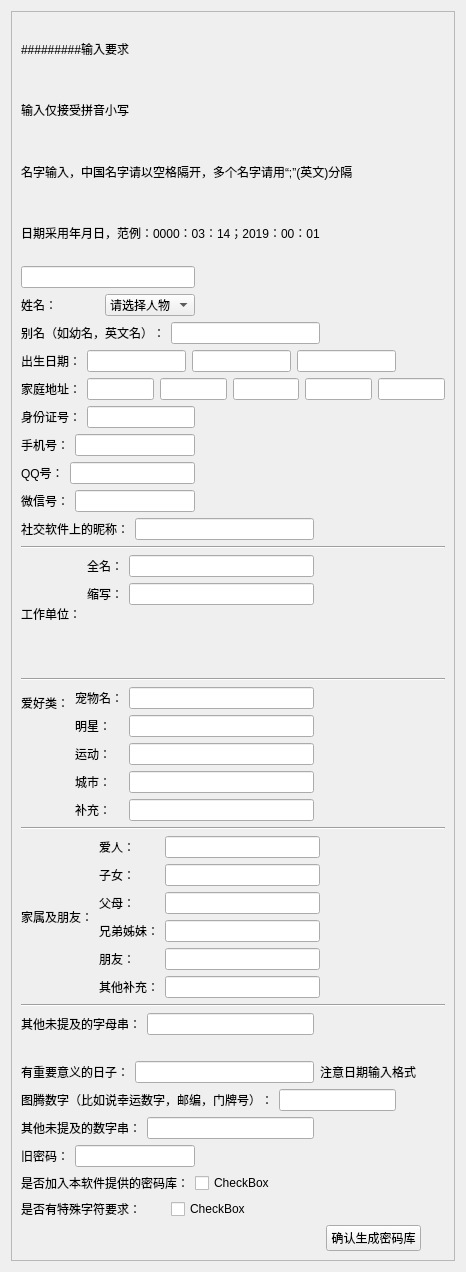
<?xml version="1.0" encoding="UTF-8"?>
<ui version="4.0">
 <class>w1</class>
 <widget class="QWidget" name="w1">
  <property name="geometry">
   <rect>
    <x>0</x>
    <y>0</y>
    <width>466</width>
    <height>1272</height>
   </rect>
  </property>
  <property name="windowTitle">
   <string>Form</string>
  </property>
  <layout class="QGridLayout" name="gridLayout_5">
   <item row="0" column="0">
    <widget class="QScrollArea" name="scrollArea">
     <property name="minimumSize">
      <size>
       <width>1</width>
       <height>0</height>
      </size>
     </property>
     <property name="widgetResizable">
      <bool>true</bool>
     </property>
     <widget class="QWidget" name="scrollAreaWidgetContents">
      <property name="geometry">
       <rect>
        <x>0</x>
        <y>0</y>
        <width>452</width>
        <height>1258</height>
       </rect>
      </property>
      <layout class="QGridLayout" name="gridLayout">
       <item row="0" column="0">
        <widget class="QLabel" name="label_15">
         <property name="text">
          <string>#########输入要求</string>
         </property>
        </widget>
       </item>
       <item row="1" column="0">
        <widget class="QLabel" name="label_36">
         <property name="text">
          <string>输入仅接受拼音小写</string>
         </property>
        </widget>
       </item>
       <item row="2" column="0" colspan="4">
        <widget class="QLabel" name="label_34">
         <property name="text">
          <string>名字输入，中国名字请以空格隔开，多个名字请用“;”(英文)分隔</string>
         </property>
        </widget>
       </item>
       <item row="3" column="0" colspan="3">
        <widget class="QLabel" name="label_35">
         <property name="text">
          <string>日期采用年月日，范例：0000：03：14；2019：00：01</string>
         </property>
        </widget>
       </item>
       <item row="4" column="0">
        <widget class="QLineEdit" name="lineEdit_26"/>
       </item>
       <item row="4" column="3">
        <spacer name="horizontalSpacer_2">
         <property name="orientation">
          <enum>Qt::Horizontal</enum>
         </property>
         <property name="sizeHint" stdset="0">
          <size>
           <width>39</width>
           <height>20</height>
          </size>
         </property>
        </spacer>
       </item>
       <item row="5" column="0">
        <layout class="QHBoxLayout" name="horizontalLayout">
         <item>
          <widget class="QLabel" name="label">
           <property name="text">
            <string>姓名：</string>
           </property>
          </widget>
         </item>
         <item>
          <widget class="QComboBox" name="thename">
           <item>
            <property name="text">
             <string>请选择人物</string>
            </property>
           </item>
          </widget>
         </item>
        </layout>
       </item>
       <item row="5" column="1">
        <spacer name="horizontalSpacer_4">
         <property name="orientation">
          <enum>Qt::Horizontal</enum>
         </property>
         <property name="sizeHint" stdset="0">
          <size>
           <width>39</width>
           <height>20</height>
          </size>
         </property>
        </spacer>
       </item>
       <item row="6" column="0" colspan="3">
        <layout class="QHBoxLayout" name="horizontalLayout_2">
         <item>
          <widget class="QLabel" name="label_12">
           <property name="text">
            <string>别名（如幼名，英文名）：</string>
           </property>
          </widget>
         </item>
         <item>
          <widget class="QLineEdit" name="short_name"/>
         </item>
        </layout>
       </item>
       <item row="6" column="5">
        <spacer name="horizontalSpacer">
         <property name="orientation">
          <enum>Qt::Horizontal</enum>
         </property>
         <property name="sizeHint" stdset="0">
          <size>
           <width>39</width>
           <height>20</height>
          </size>
         </property>
        </spacer>
       </item>
       <item row="7" column="0" colspan="4">
        <layout class="QHBoxLayout" name="horizontalLayout_3">
         <item>
          <widget class="QLabel" name="label_2">
           <property name="text">
            <string>出生日期：</string>
           </property>
          </widget>
         </item>
         <item>
          <widget class="QLineEdit" name="year"/>
         </item>
         <item>
          <widget class="QLineEdit" name="month"/>
         </item>
         <item>
          <widget class="QLineEdit" name="day"/>
         </item>
        </layout>
       </item>
       <item row="7" column="4">
        <spacer name="horizontalSpacer_3">
         <property name="orientation">
          <enum>Qt::Horizontal</enum>
         </property>
         <property name="sizeHint" stdset="0">
          <size>
           <width>32</width>
           <height>20</height>
          </size>
         </property>
        </spacer>
       </item>
       <item row="8" column="0" colspan="6">
        <layout class="QHBoxLayout" name="horizontalLayout_4">
         <item>
          <widget class="QLabel" name="label_3">
           <property name="text">
            <string>家庭地址：</string>
           </property>
          </widget>
         </item>
         <item>
          <widget class="QLineEdit" name="shen"/>
         </item>
         <item>
          <widget class="QLineEdit" name="shi"/>
         </item>
         <item>
          <widget class="QLineEdit" name="xian"/>
         </item>
         <item>
          <widget class="QLineEdit" name="zhen"/>
         </item>
         <item>
          <widget class="QLineEdit" name="cun"/>
         </item>
        </layout>
       </item>
       <item row="8" column="6">
        <spacer name="horizontalSpacer_22">
         <property name="orientation">
          <enum>Qt::Horizontal</enum>
         </property>
         <property name="sizeHint" stdset="0">
          <size>
           <width>53</width>
           <height>20</height>
          </size>
         </property>
        </spacer>
       </item>
       <item row="9" column="0">
        <layout class="QGridLayout" name="gridLayout_4">
         <item row="0" column="0">
          <widget class="QLabel" name="label_4">
           <property name="text">
            <string>身份证号：</string>
           </property>
          </widget>
         </item>
         <item row="0" column="1">
          <widget class="QLineEdit" name="ID"/>
         </item>
        </layout>
       </item>
       <item row="9" column="3" colspan="2">
        <spacer name="horizontalSpacer_5">
         <property name="orientation">
          <enum>Qt::Horizontal</enum>
         </property>
         <property name="sizeHint" stdset="0">
          <size>
           <width>49</width>
           <height>20</height>
          </size>
         </property>
        </spacer>
       </item>
       <item row="10" column="0">
        <layout class="QHBoxLayout" name="horizontalLayout_6">
         <item>
          <widget class="QLabel" name="label_5">
           <property name="text">
            <string>手机号：</string>
           </property>
          </widget>
         </item>
         <item>
          <widget class="QLineEdit" name="phone"/>
         </item>
        </layout>
       </item>
       <item row="10" column="3">
        <spacer name="horizontalSpacer_6">
         <property name="orientation">
          <enum>Qt::Horizontal</enum>
         </property>
         <property name="sizeHint" stdset="0">
          <size>
           <width>36</width>
           <height>20</height>
          </size>
         </property>
        </spacer>
       </item>
       <item row="11" column="0">
        <layout class="QHBoxLayout" name="horizontalLayout_8">
         <item>
          <widget class="QLabel" name="label_7">
           <property name="text">
            <string>QQ号：</string>
           </property>
          </widget>
         </item>
         <item>
          <widget class="QLineEdit" name="qq"/>
         </item>
        </layout>
       </item>
       <item row="11" column="3" colspan="2">
        <spacer name="horizontalSpacer_7">
         <property name="orientation">
          <enum>Qt::Horizontal</enum>
         </property>
         <property name="sizeHint" stdset="0">
          <size>
           <width>51</width>
           <height>20</height>
          </size>
         </property>
        </spacer>
       </item>
       <item row="12" column="0">
        <layout class="QHBoxLayout" name="horizontalLayout_7">
         <item>
          <widget class="QLabel" name="label_6">
           <property name="text">
            <string>微信号：</string>
           </property>
          </widget>
         </item>
         <item>
          <widget class="QLineEdit" name="wechat_num"/>
         </item>
        </layout>
       </item>
       <item row="12" column="3">
        <spacer name="horizontalSpacer_13">
         <property name="orientation">
          <enum>Qt::Horizontal</enum>
         </property>
         <property name="sizeHint" stdset="0">
          <size>
           <width>29</width>
           <height>20</height>
          </size>
         </property>
        </spacer>
       </item>
       <item row="13" column="0" colspan="2">
        <layout class="QHBoxLayout" name="horizontalLayout_9">
         <item>
          <widget class="QLabel" name="label_8">
           <property name="text">
            <string>社交软件上的昵称：</string>
           </property>
          </widget>
         </item>
         <item>
          <widget class="QLineEdit" name="socialname"/>
         </item>
        </layout>
       </item>
       <item row="13" column="5">
        <spacer name="horizontalSpacer_16">
         <property name="orientation">
          <enum>Qt::Horizontal</enum>
         </property>
         <property name="sizeHint" stdset="0">
          <size>
           <width>35</width>
           <height>20</height>
          </size>
         </property>
        </spacer>
       </item>
       <item row="14" column="0" colspan="6">
        <widget class="Line" name="line_3">
         <property name="orientation">
          <enum>Qt::Horizontal</enum>
         </property>
        </widget>
       </item>
       <item row="15" column="0" rowspan="2" colspan="2">
        <layout class="QGridLayout" name="gridLayout_2">
         <item row="0" column="0">
          <widget class="QLabel" name="label_9">
           <property name="text">
            <string>工作单位：</string>
           </property>
          </widget>
         </item>
         <item row="0" column="1">
          <layout class="QFormLayout" name="formLayout_3">
           <item row="0" column="0">
            <widget class="QLabel" name="label_13">
             <property name="text">
              <string>全名：</string>
             </property>
            </widget>
           </item>
           <item row="0" column="1">
            <widget class="QLineEdit" name="company_name"/>
           </item>
           <item row="1" column="0">
            <widget class="QLabel" name="label_14">
             <property name="text">
              <string>缩写：</string>
             </property>
            </widget>
           </item>
           <item row="1" column="1">
            <widget class="QLineEdit" name="company_stname"/>
           </item>
          </layout>
         </item>
        </layout>
       </item>
       <item row="16" column="5">
        <spacer name="horizontalSpacer_18">
         <property name="orientation">
          <enum>Qt::Horizontal</enum>
         </property>
         <property name="sizeHint" stdset="0">
          <size>
           <width>28</width>
           <height>20</height>
          </size>
         </property>
        </spacer>
       </item>
       <item row="17" column="0" colspan="6">
        <widget class="Line" name="line_2">
         <property name="orientation">
          <enum>Qt::Horizontal</enum>
         </property>
        </widget>
       </item>
       <item row="18" column="0" rowspan="2" colspan="2">
        <layout class="QFormLayout" name="formLayout_2">
         <item row="0" column="0">
          <widget class="QLabel" name="label_10">
           <property name="text">
            <string>爱好类：</string>
           </property>
          </widget>
         </item>
         <item row="0" column="1">
          <layout class="QFormLayout" name="formLayout">
           <item row="0" column="0">
            <widget class="QLabel" name="label_11">
             <property name="text">
              <string>宠物名：</string>
             </property>
            </widget>
           </item>
           <item row="0" column="1">
            <widget class="QLineEdit" name="like_pet"/>
           </item>
           <item row="1" column="0">
            <widget class="QLabel" name="label_16">
             <property name="text">
              <string>明星：</string>
             </property>
            </widget>
           </item>
           <item row="1" column="1">
            <widget class="QLineEdit" name="like_star"/>
           </item>
           <item row="2" column="0">
            <widget class="QLabel" name="label_17">
             <property name="text">
              <string>运动：</string>
             </property>
            </widget>
           </item>
           <item row="2" column="1">
            <widget class="QLineEdit" name="like_sport"/>
           </item>
           <item row="3" column="0">
            <widget class="QLabel" name="label_18">
             <property name="text">
              <string>城市：</string>
             </property>
            </widget>
           </item>
           <item row="3" column="1">
            <widget class="QLineEdit" name="like_city"/>
           </item>
           <item row="4" column="0">
            <widget class="QLabel" name="label_19">
             <property name="text">
              <string>补充：</string>
             </property>
            </widget>
           </item>
           <item row="4" column="1">
            <widget class="QLineEdit" name="like_s"/>
           </item>
          </layout>
         </item>
        </layout>
       </item>
       <item row="19" column="5">
        <spacer name="horizontalSpacer_17">
         <property name="orientation">
          <enum>Qt::Horizontal</enum>
         </property>
         <property name="sizeHint" stdset="0">
          <size>
           <width>28</width>
           <height>20</height>
          </size>
         </property>
        </spacer>
       </item>
       <item row="20" column="0" colspan="6">
        <widget class="Line" name="line">
         <property name="orientation">
          <enum>Qt::Horizontal</enum>
         </property>
        </widget>
       </item>
       <item row="21" column="0" rowspan="2" colspan="3">
        <layout class="QGridLayout" name="gridLayout_3">
         <item row="0" column="0">
          <widget class="QLabel" name="label_20">
           <property name="text">
            <string>家属及朋友：</string>
           </property>
          </widget>
         </item>
         <item row="0" column="1">
          <layout class="QFormLayout" name="formLayout_4">
           <item row="0" column="0">
            <widget class="QLabel" name="label_21">
             <property name="text">
              <string>爱人：</string>
             </property>
            </widget>
           </item>
           <item row="0" column="1">
            <widget class="QLineEdit" name="fam_lover"/>
           </item>
           <item row="1" column="0">
            <widget class="QLabel" name="label_22">
             <property name="text">
              <string>子女：</string>
             </property>
            </widget>
           </item>
           <item row="1" column="1">
            <widget class="QLineEdit" name="fam_children"/>
           </item>
           <item row="2" column="0">
            <widget class="QLabel" name="label_23">
             <property name="text">
              <string>父母：</string>
             </property>
            </widget>
           </item>
           <item row="2" column="1">
            <widget class="QLineEdit" name="fam_parents"/>
           </item>
           <item row="3" column="0">
            <widget class="QLabel" name="label_24">
             <property name="text">
              <string>兄弟姊妹：</string>
             </property>
            </widget>
           </item>
           <item row="3" column="1">
            <widget class="QLineEdit" name="fam_bro_sis"/>
           </item>
           <item row="4" column="0">
            <widget class="QLabel" name="label_25">
             <property name="text">
              <string>朋友：</string>
             </property>
            </widget>
           </item>
           <item row="4" column="1">
            <widget class="QLineEdit" name="fam_frients"/>
           </item>
           <item row="5" column="0">
            <widget class="QLabel" name="label_26">
             <property name="text">
              <string>其他补充：</string>
             </property>
            </widget>
           </item>
           <item row="5" column="1">
            <widget class="QLineEdit" name="fam_s"/>
           </item>
          </layout>
         </item>
        </layout>
       </item>
       <item row="22" column="5">
        <spacer name="horizontalSpacer_19">
         <property name="orientation">
          <enum>Qt::Horizontal</enum>
         </property>
         <property name="sizeHint" stdset="0">
          <size>
           <width>43</width>
           <height>20</height>
          </size>
         </property>
        </spacer>
       </item>
       <item row="23" column="0" colspan="6">
        <widget class="Line" name="line_4">
         <property name="orientation">
          <enum>Qt::Horizontal</enum>
         </property>
        </widget>
       </item>
       <item row="24" column="0" colspan="2">
        <layout class="QHBoxLayout" name="horizontalLayout_14">
         <item>
          <widget class="QLabel" name="label_29">
           <property name="text">
            <string>其他未提及的字母串：</string>
           </property>
          </widget>
         </item>
         <item>
          <widget class="QLineEdit" name="other_strings"/>
         </item>
        </layout>
       </item>
       <item row="25" column="5">
        <spacer name="horizontalSpacer_8">
         <property name="orientation">
          <enum>Qt::Horizontal</enum>
         </property>
         <property name="sizeHint" stdset="0">
          <size>
           <width>87</width>
           <height>20</height>
          </size>
         </property>
        </spacer>
       </item>
       <item row="26" column="0" colspan="2">
        <layout class="QHBoxLayout" name="horizontalLayout_10">
         <item>
          <widget class="QLabel" name="label_27">
           <property name="text">
            <string>有重要意义的日子：</string>
           </property>
          </widget>
         </item>
         <item>
          <widget class="QLineEdit" name="import_data"/>
         </item>
        </layout>
       </item>
       <item row="26" column="2" colspan="3">
        <widget class="QLabel" name="label_37">
         <property name="text">
          <string>注意日期输入格式</string>
         </property>
        </widget>
       </item>
       <item row="26" column="5">
        <spacer name="horizontalSpacer_9">
         <property name="orientation">
          <enum>Qt::Horizontal</enum>
         </property>
         <property name="sizeHint" stdset="0">
          <size>
           <width>100</width>
           <height>20</height>
          </size>
         </property>
        </spacer>
       </item>
       <item row="27" column="0" colspan="4">
        <layout class="QHBoxLayout" name="horizontalLayout_11">
         <item>
          <widget class="QLabel" name="label_28">
           <property name="text">
            <string>图腾数字（比如说幸运数字，邮编，门牌号）：</string>
           </property>
          </widget>
         </item>
         <item>
          <widget class="QLineEdit" name="import_num"/>
         </item>
        </layout>
       </item>
       <item row="27" column="6">
        <spacer name="horizontalSpacer_10">
         <property name="orientation">
          <enum>Qt::Horizontal</enum>
         </property>
         <property name="sizeHint" stdset="0">
          <size>
           <width>82</width>
           <height>20</height>
          </size>
         </property>
        </spacer>
       </item>
       <item row="28" column="0" colspan="2">
        <layout class="QHBoxLayout" name="horizontalLayout_13">
         <item>
          <widget class="QLabel" name="label_30">
           <property name="text">
            <string>其他未提及的数字串：</string>
           </property>
          </widget>
         </item>
         <item>
          <widget class="QLineEdit" name="other_num"/>
         </item>
        </layout>
       </item>
       <item row="28" column="5">
        <spacer name="horizontalSpacer_11">
         <property name="orientation">
          <enum>Qt::Horizontal</enum>
         </property>
         <property name="sizeHint" stdset="0">
          <size>
           <width>87</width>
           <height>20</height>
          </size>
         </property>
        </spacer>
       </item>
       <item row="29" column="0">
        <layout class="QHBoxLayout" name="horizontalLayout_12">
         <item>
          <widget class="QLabel" name="label_31">
           <property name="text">
            <string>旧密码：</string>
           </property>
          </widget>
         </item>
         <item>
          <widget class="QLineEdit" name="other_code"/>
         </item>
        </layout>
       </item>
       <item row="29" column="3">
        <spacer name="horizontalSpacer_12">
         <property name="orientation">
          <enum>Qt::Horizontal</enum>
         </property>
         <property name="sizeHint" stdset="0">
          <size>
           <width>36</width>
           <height>20</height>
          </size>
         </property>
        </spacer>
       </item>
       <item row="30" column="0" colspan="2">
        <layout class="QHBoxLayout" name="horizontalLayout_16">
         <item>
          <widget class="QLabel" name="label_33">
           <property name="text">
            <string>是否加入本软件提供的密码库：</string>
           </property>
          </widget>
         </item>
         <item>
          <widget class="QCheckBox" name="check_add">
           <property name="text">
            <string>CheckBox</string>
           </property>
          </widget>
         </item>
        </layout>
       </item>
       <item row="30" column="5">
        <spacer name="horizontalSpacer_14">
         <property name="orientation">
          <enum>Qt::Horizontal</enum>
         </property>
         <property name="sizeHint" stdset="0">
          <size>
           <width>87</width>
           <height>20</height>
          </size>
         </property>
        </spacer>
       </item>
       <item row="31" column="0" colspan="2">
        <layout class="QHBoxLayout" name="horizontalLayout_15">
         <item>
          <widget class="QLabel" name="label_32">
           <property name="text">
            <string>是否有特殊字符要求：</string>
           </property>
          </widget>
         </item>
         <item>
          <widget class="QCheckBox" name="check_special">
           <property name="text">
            <string>CheckBox</string>
           </property>
          </widget>
         </item>
        </layout>
       </item>
       <item row="31" column="3">
        <spacer name="horizontalSpacer_15">
         <property name="orientation">
          <enum>Qt::Horizontal</enum>
         </property>
         <property name="sizeHint" stdset="0">
          <size>
           <width>32</width>
           <height>20</height>
          </size>
         </property>
        </spacer>
       </item>
       <item row="32" column="1">
        <spacer name="horizontalSpacer_20">
         <property name="orientation">
          <enum>Qt::Horizontal</enum>
         </property>
         <property name="sizeHint" stdset="0">
          <size>
           <width>36</width>
           <height>20</height>
          </size>
         </property>
        </spacer>
       </item>
       <item row="32" column="3" colspan="2">
        <widget class="QPushButton" name="pushButton">
         <property name="text">
          <string>确认生成密码库</string>
         </property>
        </widget>
       </item>
       <item row="32" column="6">
        <spacer name="horizontalSpacer_21">
         <property name="orientation">
          <enum>Qt::Horizontal</enum>
         </property>
         <property name="sizeHint" stdset="0">
          <size>
           <width>86</width>
           <height>20</height>
          </size>
         </property>
        </spacer>
       </item>
      </layout>
     </widget>
    </widget>
   </item>
  </layout>
 </widget>
 <resources/>
 <connections/>
</ui>
